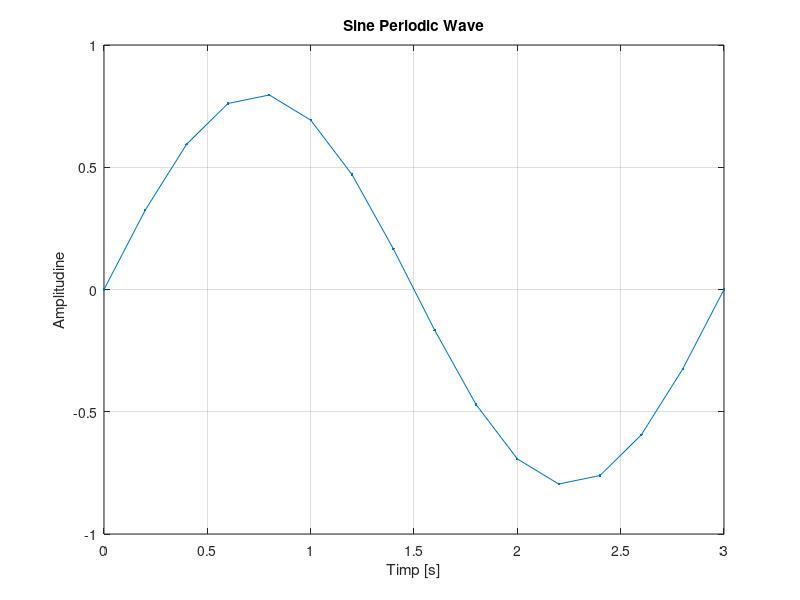

Write MATLAB code to recreate this figure.
%Semnal sinusoidal redresat mono alternanta cu rezolutie temporara de 200ms
A = 0.8; % amplitudinea
T = 3;
F = 1 / T;
t = 0:0.2:3; 
s = A*sin(2*pi*F*t); % sintaxa sin deseneaza un grafic sinusoidal cu amplitudinea A, perioada
%t si frecventa F
plot(t,s,'.-'),xlabel('Timp [s]'),ylabel('Amplitudine'),title('Sine Periodic Wave'),grid;